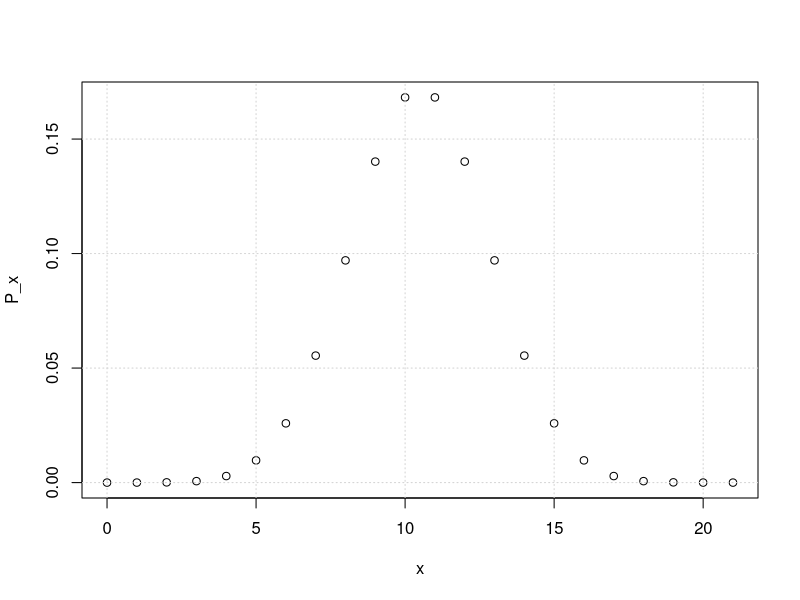
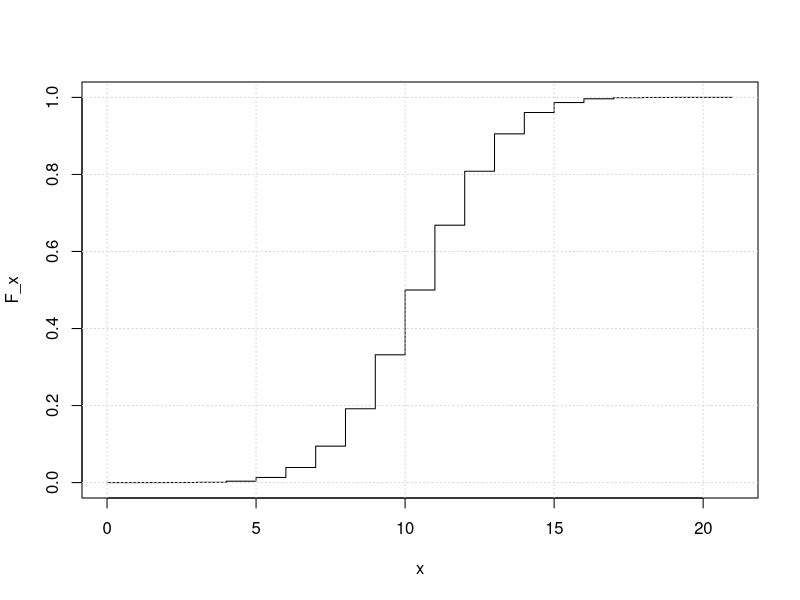
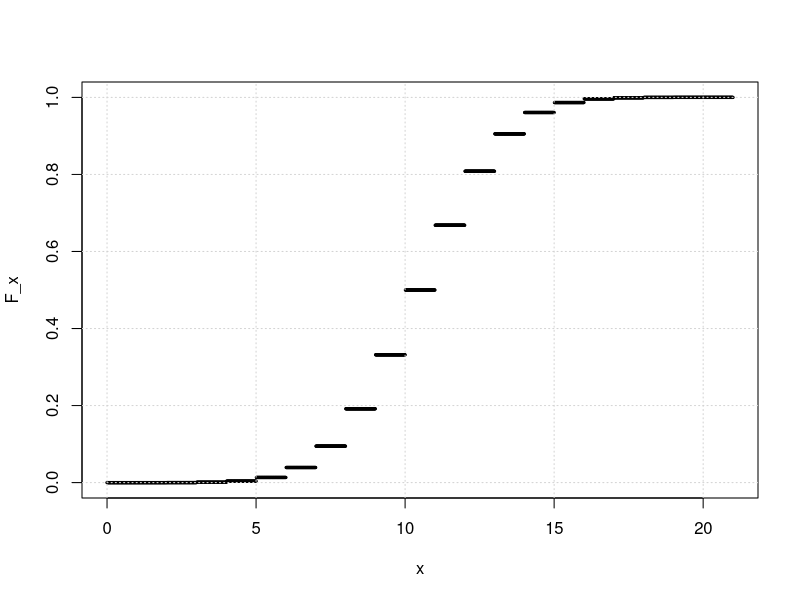
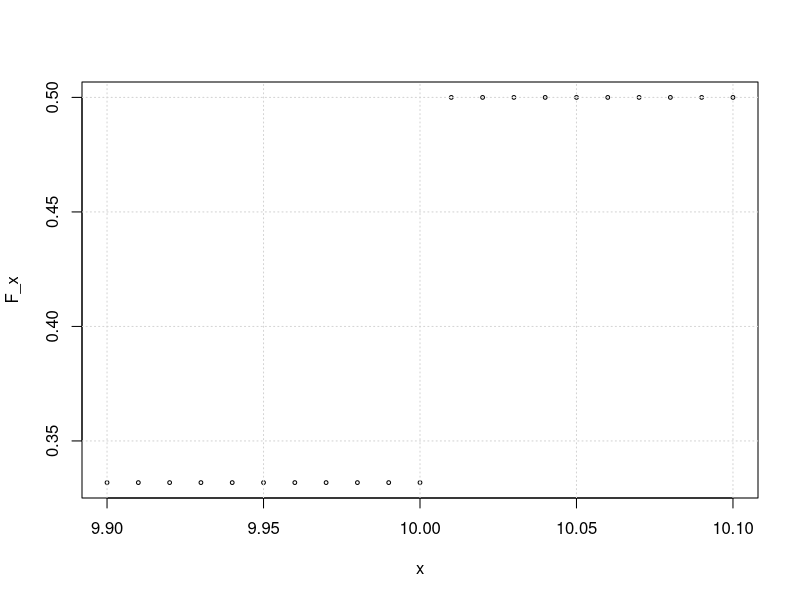
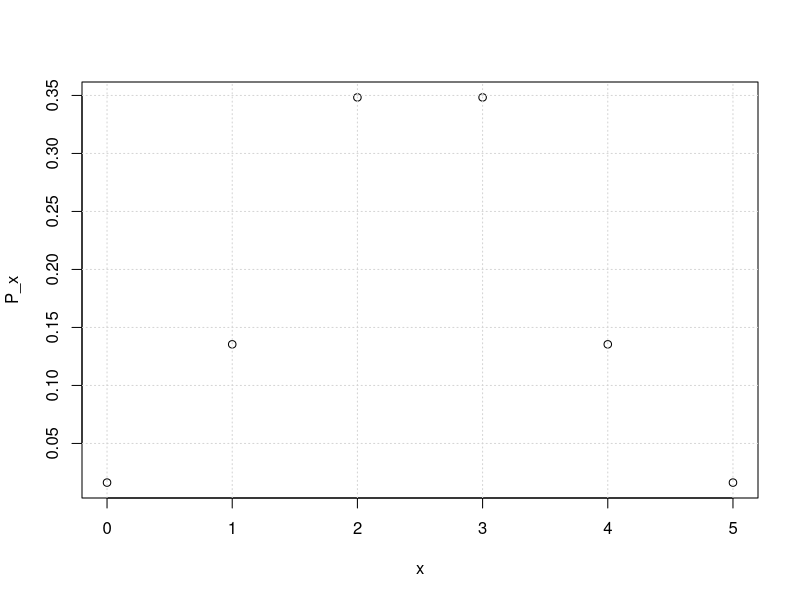
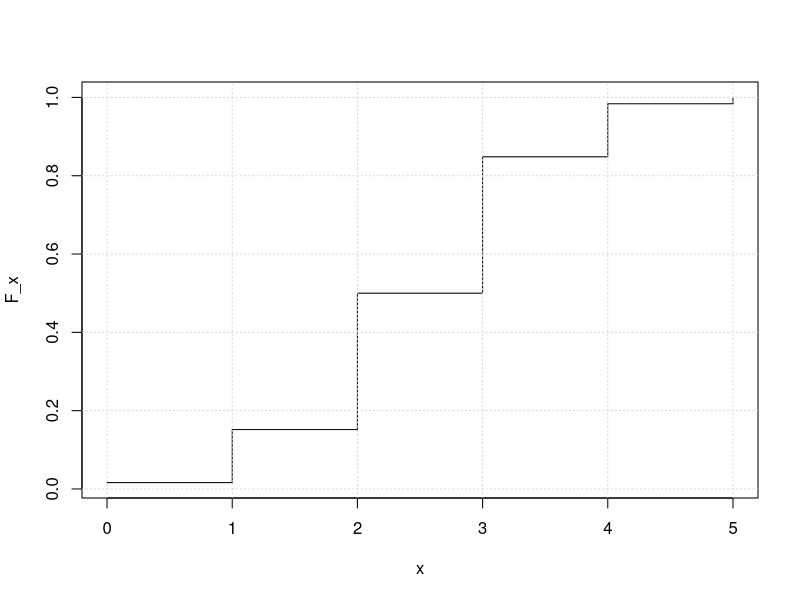
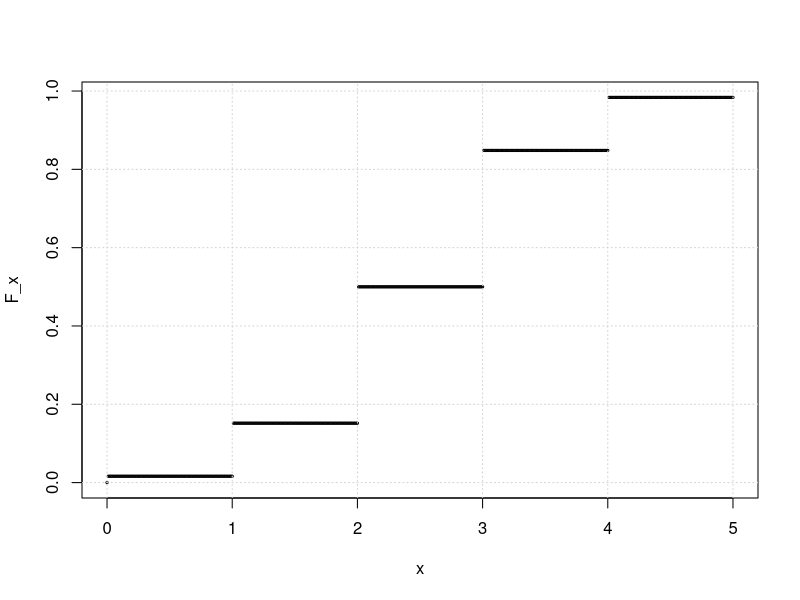
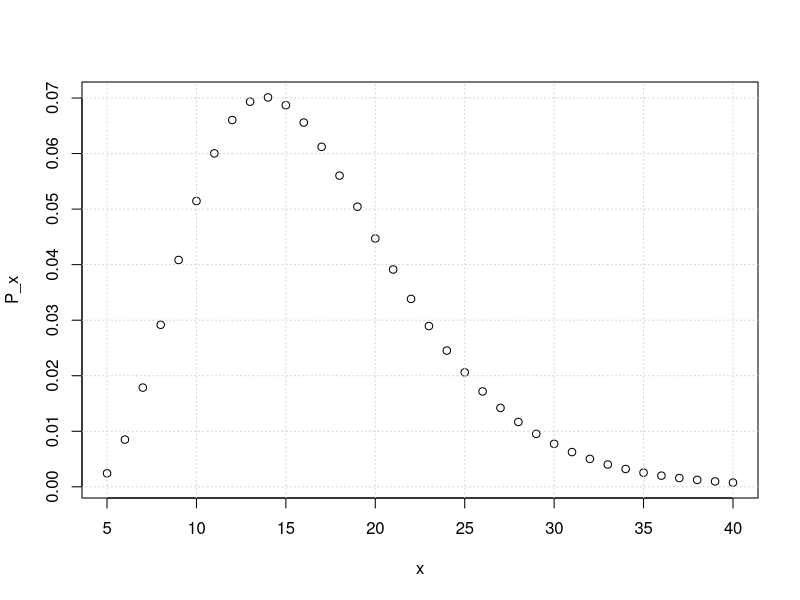

Source code (R) for these figures, in order: (Note: this script raises an error after producing the figures.)
# ......................................................................................
# ...............Cvičení 5 - Vybraná rozdělení diskrétní náhodné veličiny...............
# ..................Martina Litschmannová, Adéla Vrtková, Michal Béreš..................
# ......................................................................................

# Nezobrazuje-li se vám text korektně, nastavte File \ Reopen with Encoding... na UTF-8
# Pro zobrazení obsahu skriptu použijte CTRL+SHIFT+O
# Pro spouštění příkazů v jednotlivých řádcích použijte CTRL+ENTER

#  Přehled rozdělení a jejich funkcí ####
# * Úvod: Pravděpodobnostní, kumulativní pravděpodobnostní a distribuční) a Kvantilová ####
# funkce
# ** Pravděpodobnostní funkce ####
# - začíná písmenkem **d**: P(X = x): d...(x, ...)
#
# ** Kumulativní pravděpodobnostní funkce ####
# - začíná písmenkem **p**: P(X<=x): p...(x, ...)
# - někteří autoři takto definují distribuční funkci
#
# ** Distribuční funkce ####
# - nutno dopočíst: F(x) = P(X<x) = P(X<=x)-P(X=x) nebo
# - v případě vybraných rozdělení DNV: F(x) = P(X<x) = P(X<=x-1)
#
# ** Nalezení nejmenšího x, pro které platí P(X <= x)>=q (pro dané q) ####
# - začíná písmenkem **q**: q...(p,...)
#
# ** Kvantilová funkce (inverze dist. fce) pro vybraná rozdělení DNV ####
# - hledá nejmenší x, pro které je F(x)>=p (pro dané p),
#   tj. nejmenší x, pro které je P(X<x)>=p
# - funkce začínající písmenkem **q** zvýšená o 1: q...(p,...) + 1

# * Ukázka modelování binomické náhodné veličiny X~Bi(n = 21, π = 0.5) ####

# Binomické rozdělení: X~Bi(n, π)
# - počet úspěchů v n Bernoulliho pokusech
# - v každém pokusu je pravděpodobnost úspěchu π

# parametry rozdělení
n = 21   # rozsah výběru
p = 0.5  # pravděpodobnost úspěchu

# ** Výpočet P(X = x) ####
x = 10   # hodnota, pro níž hledáme p-stní funkci
dbinom(x, n, p)

dbinom(3.2, n, p) # ukázka výpočtu p-stní funkce v bodě,
# v němž je p-stní funkce nulová

options(warn=-1) # tímto se dají vypnout warningy

dbinom(3.2, n, p)

options(warn=0) # tímto se dají warningy zase zapnout

# ** Výpočet a graf pravděpodobnostní funkce ####
x = 0:n # nastavení možných hodnot x (minimálně 0, maximálně n)
P_x = dbinom(x, n, p)
P_x
plot(x, P_x)
grid()

# ** Výpočet P(X <= x) ####
x = 10   # hodnota, pro níž hledáme kumulativní p-stní funkci
pbinom(x, n, p)

# ** Výpočet F(x) = P(X < x) ####
x = 10   # hodnota, pro níž hledáme distribuční funkci
pbinom(x, n, p) - dbinom(x, n, p)
# nebo
pbinom(x - 1, n, p)

# ** Výpočet a graf distribuční funkce ####
x = 0:n # nastavení možných hodnot x (minimálně 0, maximálně n)
P_x = dbinom(x, n, p) # pravděpodobnostní funkce
F_x = cumsum(P_x)
plot(x, F_x, type='s')
grid()

# nebo
x = seq(0, 21, 0.01) # minimálně 0, maximálně n
F_x = pbinom(x, n, p) - dbinom(x,n,p)
plot(x, F_x, cex=0.3)
grid()


# Zkontrolujeme korektnost na okolí x = 10
x = seq(9.9, 10.1, 0.01) # minimálně 0, maximálně n
options(warn=-1)
F_x = pbinom(x, n, p) - dbinom(x, n, p)
options(warn=0)
plot(x, F_x, cex=0.5)
grid()

# ** Nalezení nejmenšího x, pro které platí P(X <= x)>=q (pro dané q) ####
q = 0.7
qbinom(q, n, p)

# Ověření správnosti řešení
pbinom(11, n, p)
pbinom(12, n, p)


# ** Kvantilová funkce ####
# tj. nalezení nejmenšího x, pro které platí F(x)>=q (pro dané q)
q = 0.7   # pravděpodobnost pro kterou hledáme kvantil

qbinom(q, n, p) + 1

# Ověření správnosti řešení
pbinom(12, n, p) - dbinom(12, n, p)
pbinom(13, n, p) - dbinom(13, n, p)

# * Ukázka modelování hypergeometrické náhodné veličiny X~H(N = 20,M = 5, n = 10) ####

# Hypergeometrické rozdělení: X ~ H(N, M, n)
# - počet úspěchů v n závislých pokusech
# - závislost typu:
#  - Je dáno N objektů,
#  - z toho M objektů se zadanou vlastností,
#  - provádíme výběr (bez vracení) o rozsahu n
# Pro výběr bez vracení je charakteristické, že p-st výběru objektu s danou vlastností se
# s každým dalším vybraným objektem mění
# - Funkce v R bere jako parametry *hyper(x, M, N - M, n)**
#  - x je počet úspěchů pro které počítáme pravděpodobnost,
#  - M je počet objektů se zadanou vlastností,
#  - N-M je počet objektů bez zadané vlastnosti,
#  - n je rozsah výběru.

# parametry rozdělení
N = 20  # celkový počet objektů
M = 5   # z toho se zadanou vlastností
n = 10  # rozsah výběru


# ** Výpočet P(X = x) ####
x = 5   # hodnota, pro níž hledáme p-stní funkci
dhyper(x, M, N - M, n)

# ** Výpočet a graf pravděpodobnostní funkce ####
x = 0:min(M,n) # nastavení možných hodnot x (minimálně 0, maximálně min(M, n))
P_x = dhyper(x, M, N - M, n)
P_x
plot(x, P_x)
grid()

# ** Výpočet P(X <= x) ####
x = 5   # hodnota, pro níž hledáme kumulativní p-stní funkci
phyper(x, M, N - M, n)

# ** Výpočet F(x) = P(X < x) ####
x = 5   # hodnota, pro níž hledáme distribuční funkci
phyper(x, M, N - M, n) - dhyper(x, M, N - M, n)
# nebo
phyper(x-1, M, N - M, n)

# ** Výpočet a graf distribuční funkce ####
x = 0:min(M,n) # nastavení možných hodnot x (minimálně 0, maximálně min(M, n))
P_x = dhyper(x, M, N - M, n) # pravděpodobnostní funkce
F_x = cumsum(P_x)
plot(x, F_x, type='s')
grid()

# nebo
x = seq(0, min(n,M), 0.01) # minimálně 0, maximálně n
F_x = phyper(x, M, N - M, n) - dhyper(x, M, N - M, n)
plot(x, F_x, cex=0.3)
grid()

# ** Nalezení nejmenšího x, pro které platí P(X <= x)>=q (pro dané q) ####
q = 0.7
qhyper(q, M, N - M, n)

# ** Kvantilová funkce ####
# tj. nalezení nejmenšího x, pro které platí F(x)>=q (pro dané q)
q = 0.7   # pravděpodobnost pro kterou hledáme kvantil

qhyper(q, M, N - M, n) + 1

# * Ukázka modelování negativně binomické náhodné veličiny X~NB(k = 5, π = 0.3)$ ####

# Negativně binomické rozdělení
# - počet nezávislých pokusů do k. úspěchu (včetně)
# - tj. v každém pokusu je p-st úspěchu π
# - POZOR! Negativně binomická NV je v R definována jako
#   počet neúspěchů před k. úspěchem, proto
#   P(X = x) budeme určovat jako dnbinom(x-k,k,p), atd.

# parametry rozdělení
k = 5     # požadovaný počet úspěchů
p = 0.3   # p-st úspěchu v jednotlivých pokusech

# ** Výpočet P(X = x) ####
x = 15   # hodnota, pro níž hledáme p-stní funkci
# pozor první argument musí být počet neúspěchů, nikoliv celkový počet pokusů,
# tj. x - k, nikoliv x
dnbinom(x - k, k, p)

# ** Výpočet a graf pravděpodobnostní funkce ####
max = 40  # odhadnutý maximální počet pokusů (teoreticky nekonečno)
x = k:max # nastavení možných hodnot x (minimálně k, maximálně nekonečno)
P_x = dnbinom(x - k, k, p)
P_x
plot(x, P_x)
grid()

# ** Výpočet P(X <= x) ####
x = 15   # hodnota, pro níž hledáme kumulativní p-stní funkci
pnbinom(x - k, k, p)

# ** Výpočet F(x) = P(X < x) ####
x = 15   # hodnota, pro níž hledáme distribuční funkci
pnbinom(x - k, k, p) - dnbinom(x - k, k, p)
# nebo
pnbinom(x - k - 1, k, p)


#ukol3.1
x=1:10
dat=dnbinom(x-2, 2,0.83)
plot(x, dat)
grid()
x=3
datb=1-pnbinom(x-2, 2, 0.83)
plot(x, datb)
grid()
#3.2
1-phyper(84, 300*0.9,300-(300*0.9), 100)
1-phyper(84, 300*0.9,300-(300*0.9), 100)

(1-phyper(89, 300*0.9, 300-(300*0.9), 100)) /(1-phyper(79, 300*0.9, 300-(300*0.9), 100))
1-pbinom(84, 100, 0.9)

#4
x=(85-3*12):(85+3*12)

hustota= function (x){
  dnorm(x, mean = 85, sd=12)
}
df = function (x){
  pnorm(x, mean = 85, sd=12)
}
plot(x, hustota(x), type = "l", xlab = "krevni tlak (mmHg)")
plot(x, df(x), type = "l", xlab = "krevni tlak (mmHg)")

1-pnorm(90, mean = 85, sd=12)
y=hustota(x)
polygon(c(90, x[x > 90], max(x)), c(0, y[x > 90], 0), col = "gray")

xfit = seq(min(dataS$kap5), max(dataS$kap5), length = 40)     # generování hodnot pro osu x
yfit = dnorm(xfit, mean = mean(dataS$kap5), sd = sd(dataS$kap5))  # generování hodnot pro osu y
lines(xfit, yfit, col = "black", lwd = 2)

#dal ze skoly



pnbinom(5-2, 2, 0.83) - pnbinom(3-2, 2, 0.83)
pnbinom(10-4, 4, 0.83)
# ** Výpočet a graf distribuční funkce ####


max = 40  # odhadnutý maximální počet pokusů (teoreticky nekonečno)
x = k:max # nastavení možných hodnot x (minimálně k, maximálně nekonečno)
P_x = dnbinom(x - k, k, p) # pravděpodobnostní funkce
F_x = cumsum(P_x)
plot(x, F_x, type='s')
grid()

# nebo
x = seq(k, max, 0.01) # minimálně k, maximálně nekonečno
F_x = pnbinom(x - k, k, p) - dnbinom(x - k, k, p)
plot(x, F_x, cex=0.3)
grid()

# ** Nalezení nejmenšího x, pro které platí P(X <= x)>=q (pro dané q) ####
q = 0.7
qnbinom(q, k, p) + k

# ** Kvantilová funkce ####
# tj. nalezení nejmenšího x, pro které platí F(x)>=q (pro dané q)
q = 0.7   # pravděpodobnost pro kterou hledáme kvantil
qnbinom(q, k, p) + k + 1

# * Ukázka modelování Poissonovy náhodné veličiny X~Po(λt = 10)$ ####

# Poissonovo rozdělení
# - počet událostí v Poissonově procesu v uzavřené oblasti (v čase, na ploše, v objemu)
# - proces musí splňovat podmínky ordinarity, stacionarity a beznáslednosti
# - parametr λt je roven střední hodnotě modelované NV

# parametry rozdělení
lt = 10     # λt je průměrný počet událostí v Poissonově procesu v uzavřené oblasti (v čase, na ploše, v objemu)

# ** Výpočet P(X = x) ####
x = 15   # hodnota, pro níž hledáme p-stní funkci
dpois(x, lt)

# ** Výpočet a graf pravděpodobnostní funkce ####
max = 30  # odhadnutý maximální počet události (teoreticky nekonečno)
x = 0:max # nastavení možných hodnot x (minimálně 0, maximálně nekonečno)
P_x = dpois(x, lt)
P_x
plot(x, P_x)
grid()

# ** Výpočet P(X <= x) ####
x = 15   # hodnota, pro níž hledáme kumulativní p-stní funkci
ppois(x, lt)

# ** Výpočet F(x) = P(X < x) ####
x = 15   # hodnota, pro níž hledáme distribuční funkci
ppois(x, lt) - dpois(x, lt)
# nebo
ppois(x - 1, lt)

# ** Výpočet a graf distribuční funkce ####
max = 30  # odhadnutý maximální počet pokusů (teoreticky nekonečno)
x = 0:max # nastavení možných hodnot x (minimálně 0, maximálně nekonečno)
P_x = dpois(x, lt) # pravděpodobnostní funkce
F_x = cumsum(P_x)
plot(x, F_x, type='s')
grid()

# nebo
x = seq(0, max, 0.01) # minimálně 0, maximálně nekonečno
F_x = ppois(x, lt) - dpois(x, lt)
plot(x, F_x, cex=0.3)
grid()

# ** Nalezení nejmenšího x, pro které platí P(X <= x)>=q (pro dané q) ####
q = 0.7
qpois(q, lt)

# ** Kvantilová funkce ####
# tj. nalezení nejmenšího x, pro které platí F(x)>=q (pro dané q)
q = 0.7   # pravděpodobnost pro kterou hledáme kvantil
qpois(q, lt) + 1

#  Příklady ####
# * Příklad 1. ####
# Bridž se hraje s 52 bridžovými kartami, které se rozdají mezi 4 hráče. Vždy 2 hráči
# hrají spolu. Při rozdávání (13 karet) jste dostali do rukou 2 esa. Jaká je
# pravděpodobnost, že váš partner bude mít zbývající dvě esa?


# X ... počet es mezi 13 kartami
# X ~ H(N = 39, M = 2, n = 13)
# parametry rozdělení
M = 2
N = 39 # 52-13
n = 13
# P(X = 2)
dhyper(2, M, N - M, n) # dhyper(2,2,37,13)

# graf pravděpodobnostní funkce
x = 0:M   # všechny možné realizace NV X
P_x = dhyper(x, M, N - M, n) # hodnoty pravděpodobnostní funkce pro x
plot(x, P_x)

# * Příklad 2. ####
# Pokusy se zjistilo, že radioaktivní látka vyzařuje během 7,5 s průměrně 3,87
# α-částice. Určete pravděpodobnost toho, že za 1 sekundu vyzáří tato látka alespoň
# jednu α-částici.

# X ... počet vyzářených alfa částic během 1 s
# X ~ Po(lt = 3.87/7.5)

# parametry rozdělení
lt = 3.87/7.5 # průměrný počet vyzářených alfa částic během 1 s

# P(X >= 1) = P(X > 0) = 1 - P(X <= 0)
1 - ppois(0, lt)

# graf pravděpodobnostní funkce
# teoreticky může být vyzářeno až nekonečně mnoho částic,
# od jisté hodnoty je pravděpodobnost zanedbatelná
max = 10 # teoreticky nekonečno
x = 0:max
P_x = dpois(x, lt) # hodnoty pravděpodobnostní funkce pro definovaná x
plot(x, P_x)

# * Příklad 3. ####
# Kamarád vás pošle do sklepa, abyste donesl(a) 4 lahvová piva - z toho dvě desítky a
# dvě dvanáctky. Nevíte, kde rozsvítit, proto vezmete z basy poslepu 4 láhve. S jakou
# pravděpodobností jste vyhověl(a), víte-li, že v base bylo celkem 10 desítek a 6
# dvanáctek?

# X ... počet 10°piv mezi 4 vybranými
# X ~ H(N = 16, M = 10, n = 4)

# parametry rozdělení
N = 16
M = 10
n = 4

# P(X = 2)
dhyper(2, M, N - M, n)

# graf pravděpodobnostní funkce
x = 0:4    # všechny možné realizace NV X
P_x = dhyper(x, M, N - M, n) # hodnoty pravděpodobnostní funkce pro definovaná x
plot(x, P_x)

# * Příklad 4. ####
# V jednom mililitru určitého dokonale rozmíchaného roztoku se v průměru nachází 15
# určitých mikroorganismů. Určete pravděpodobnost, že při náhodném výběru vzorku o
# objemu 1/2 mililitru bude ve zkumavce méně než 5 těchto mikroorganismu.

# X ... počet mikroorganismů v 0.5 ml roztoku
# X ~ Po(lt = 15/2)

# parametry rozdělení
lt = 15/2   # průměrný počet mikroorganismů v 0.5 ml roztoku

# P(X < 5) = P(X <= 4) = P(X <= 5) - P(X = 5)
ppois(4, lt)
# nebo
ppois(5,lt) - dpois(5,lt)

# graf pravděpodobnostní funkce
# teoreticky může být v roztoku až nekonečně mnoho mikroorganismů,
# od jisté hodnoty je pravděpodobnost zanedbatelná
max = 20 # teoreticky nekonečno
x = 0:max
p = dpois(x, lt) # hodnoty pravděpodobnostní funkce pro definovaná x
plot(x, p)

# * Příklad 5. ####
# Na stůl vysypeme 15 mincí. Jaká je pravděpodobnost, že počet mincí ležících lícem
# nahoře, je od 8 do 15?

# X ... počet mincí, které padnou lícem nahoru z celkového množství 15 mincí
# X ~ Bi(n = 15, p = 0.5)

# parametry rozdělení
n = 15
p = 0.5

# P(8 <= X <= 15) = P(X <= 15) - P(X < 8) = P(X <= 15) - P(X <= 7)
pbinom(15, n, p) - pbinom(7, n, p)

#jinak: P(8<=X<=15)=P(X>=8)= P(X>7)=1-P(X<=7) (podmínka X<=15 je zřejmá)
1 - pbinom(7, n, p)

# graf pravděpodobnostní funkce
x = 0:n    # všechny možné realizace NV X
P_x = dbinom(x, n, p) # hodnoty pravděpodobnostní funkce pro x
plot(x, P_x)

# * Příklad 6. ####
# Pravděpodobnost, že se dovoláme do studia rozhlasové stanice, která právě vyhlásila
# telefonickou soutěž je 0,08. Jaká je pravděpodobnost, že se dovoláme nejvýše na 4.
# pokus?

# X ... počet pokusů než se dovoláme do rozhlasového studia
# X ~ NB(k = 1,p = 0.08)

# parametry rozdělení
k = 1
p = 0.08

# P(X <= 4)
pnbinom(4 - k, k, p)

# graf pravděpodobnostní funkce
# teoreticky můžeme uskutečnit až nekonečně mnoho pokusů,
# od jisté hodnoty je pravděpodobnost zanedbatelná
max = 40 # teoreticky nekonečno
x = k:max
p = dnbinom(x - k, k, p) # hodnoty pravděpodobnostní funkce pro x
plot(x, p)

# * Příklad 7. ####
# V továrně se vyrobí denně 10 % vadných součástek. Jaká je pravděpodobnost, že
# vybereme-li třicet součástek z denní produkce, tak nejméně dvě budou vadné?

# X ... počet vadných součástek ze 30 vybraných
# X ~ Bi(n = 30, p = 0.1)

# parametry rozdělení
n = 30
p = 0.1

# P(X >= 2) = 1 - P(X < 2) = 1 - P(X <= 1)
1 - pbinom(1, n, p)

# nebo P(X >= 2) = 1 - (P(X=0) + P(X=1))
1 - (dbinom(0, n, p) + dbinom(1, n, p))

# graf pravděpodobnostní funkce
x = 0:n   # všechny možné realizace NV X
P_x = dbinom(x, n, p) # hodnoty pravděpodobnostní funkce pro x
plot(x,P_x)

# * Příklad 8. ####
# Ve skladu je 200 součástek. 10 % z nich je vadných. Jaká je pravděpodobnost, že
# vybereme-li ze skladu třicet součástek, tak nejméně dvě budou vadné?

# X ... počet vadných součástek ze 30 vybraných z 200
# X ~ H(N = 200, M = 20, n = 30)

# parametry rozdělení
N = 200
M = 20
n = 30

# P(X >= 2) = 1 - P(X < 2) = 1 - P(X <= 1)
1 - phyper(1, M, N - M, n)

# graf pravděpodobnostní funkce
x = 0:min(M,n)   # všechny možné realizace NV X
P_x = dhyper(x, M, N - M, n) # hodnoty pravděpodobnostní funkce pro x
plot(x, P_x)

# * Příklad 9. ####
# V určité firmě bylo zjištěno, že na 33 % počítačů je nainstalován nějaký nelegální
# software. Určete pravděpodobnostní a distribuční funkci počtu počítačů s nelegálním
# softwarem mezi třemi kontrolovanými počítači.

# X ... počet počítačů s nelegálním softwarem ze 3 kontrolovaných
# X ~ Bi(n = 3,p = 0.33)

# parametry rozdělení
n = 3
p = 0.33

# pravděpodobnostní funkce
x = 0:n  # všechny možné realizace NV X
P_x = dbinom(x, n, p) # hodnoty pravděpodobnostní funkce pro x

P_x = round(P_x, 3) # zaokrouhlení pravděpodobností na 3 des. místa
P_x[4] = 1 - sum(P_x[1:3]) # dopočet poslední hodnoty do 1

tab = rbind(x, P_x) # vytvoření tabulky pravděpodobnostní funkce
rownames(tab) = c("x", "P(x)")
tab

# graf pravděpodobnostní funkce
plot(x, P_x)

#distribuční funkce
cumsum(P_x) # zjednodušený výpis distribuční funkce

# * Příklad 10. ####
# Sportka je loterijní hra, v níž sázející tipuje šest čísel ze čtyřiceti devíti, která
# očekává, že padnou při budoucím slosování. K účasti ve hře je nutné zvolit alespoň
# jednu kombinaci 6 čísel (vždy 6 čísel na jeden sloupec) a pomocí křížků tato čísla
# označit na sázence společnosti Sazka a.s. do sloupců, počínaje sloupcem prvním.
# Sázející vyhrává v případě, že uhodne alespoň tři čísla z tažené šestice čísel. Jaká
# je pravděpodobnost, že proto, aby sázející vyhrál, bude muset vyplnit:

# ** a) ####
# právě tři sloupce,

# X … počet sloupců, které bude muset sázející vyplnit, aby vyhrál
# X ~ NB(k = 1, p = pp) pp neznáme, musíme je určit

# Nejdříve musíme určit p-st, že vyhrajeme při sázce v jednom sloupci (pp)

# Y ... počet uhádnutých čísel z 6 tažených ze 49
# Y ~ H(N = 49, M = 6, n = 6)

# parametry rozdělení
N = 49
M = 6
n = 6

# P-st uhádnutí alespoň 3 čísel v jednom sloupci
# P(Y >= 3) = 1 - P(Y < 3) = 1 - P(Y <= 2)
pp = 1 - phyper(2, M, N - M, n)
pp

# dále můžeme přistoupit k vlastnímu řešení zadané úlohy
# X ~ NB(k = 1, p = pp)

# parametry rozdělení
k = 1
p = pp

# P(X = 3)
dnbinom(3 - k, k, pp)

# ** b)  ####
# alespoň 5 sloupců,


# b) P(X >= 5) = 1 - P(X < 5) = 1 - P(X <= 4)

1 - pnbinom(4 - k, k, pp)

# ** c) ####
# méně než 10 sloupců,


# c) P(X < 10) = P(X <= 9)
pnbinom(9 - k, k, pp)

# ** d) ####
# více než 5 a nejvýše 10 sloupců?


# P(5 < X <= 10) = P(X <= 10) - P(X <= 5)
pnbinom(10 - k, k, pp)-pnbinom(5 - k, k, pp)